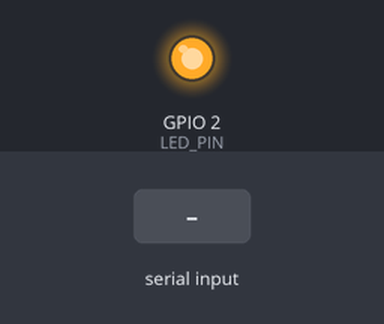
Recording of a sketch running on a simulated ESP32. Parts: output pins drawn as LEDs (lit = HIGH). Inputs (shaded band) come from the test bench. What the sketch prints to the serial monitor is not drawn.

Above: at 0.1 s.
At 1.7 s:
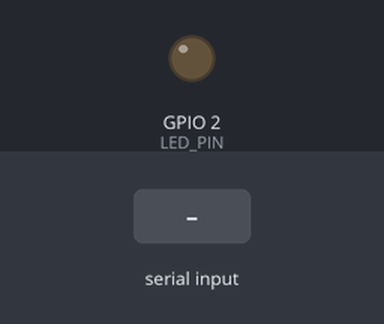
1.8 s: "1\n" received over Serial
3.3 s: "gear\n" received over Serial
4.8 s: "bolt\n" received over Serial
Timing chart, 0 to 7.8 s (numbered marks = the images above; inputs shaded):
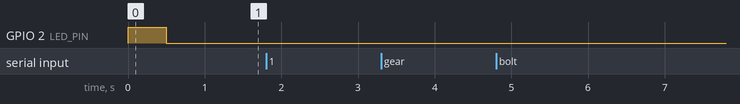

Measured:
- after the input at 1.8 s, every drawn part: stays the same
- after the input at 3.3 s, every drawn part: stays the same
- after the input at 4.8 s, every drawn part: stays the same

The sketch:

esp32_arduino.ino
```cpp
/*
 * ESP32端 - 向PC发送检测指令并接收结果
 *
 * 接线说明:
 * - ESP32通过Micro USB连接到电脑
 * - 如果需要控制舵机: 舵机信号线接 GPIO 5
 */

#include <ArduinoJson.h>

// 舵机控制引脚 (如有需要)
#define SERVO_PIN 5
#define LED_PIN 2  // ESP32内置LED

String receivedData = "";
bool detectionComplete = false;

void setup() {
  Serial.begin(115200);
  pinMode(LED_PIN, OUTPUT);

  Serial.println("ESP32 就绪");
  Serial.println("发送指令:");
  Serial.println("  '1' - 请求检测");
  Serial.println("  '2' - 检查连接");

  digitalWrite(LED_PIN, HIGH);
  delay(500);
  digitalWrite(LED_PIN, LOW);
}

void loop() {
  // 检查PC返回的检测结果
  if (Serial.available()) {
    receivedData = Serial.readStringUntil('\n');
    receivedData.trim();

    if (receivedData.length() > 0) {
      Serial.println("收到PC响应: " + receivedData);
      parseDetectionResult(receivedData);
      detectionComplete = true;
    }
  }

  // 如果有按键输入，发送检测指令
  if (Serial.available()) {
    String cmd = Serial.readStringUntil('\n');
    cmd.trim();

    if (cmd == "1") {
      Serial.println("发送: DETECT");
      Serial.println("DETECT");
      digitalWrite(LED_PIN, HIGH);
    }
    else if (cmd == "2") {
      Serial.println("发送: CHECK");
      Serial.println("CHECK");
    }
  }

  delay(50);
}

void parseDetectionResult(String json) {
  StaticJsonDocument<512> doc;
  DeserializationError error = deserializeJson(doc, json);

  if (error) {
    Serial.print("JSON解析失败: ");
    Serial.println(error.c_str());
    return;
  }

  const char* status = doc["status"];
  int count = doc.containsKey("count") ? doc["count"] : 0;

  Serial.println("=== 检测结果 ===");
  Serial.print("状态: ");
  Serial.println(status);
  Serial.print("检测到物体数: ");
  Serial.println(count);

  if (count > 0) {
    JsonArray objects = doc["objects"];
    for (JsonObject obj : objects) {
      const char* className = obj["class"];
      float confidence = obj["confidence"];

      Serial.print("  物体: ");
      Serial.print(className);
      Serial.print("  置信度: ");
      Serial.println(confidence);

      // 根据检测结果控制机器人
      if (strcmp(className, "gear") == 0) {
        Serial.println("  -> 检测到齿轮!");
        // 例如: 转动舵机到某个角度
        // myservo.write(90);
      }
      else if (strcmp(className, "bolt") == 0) {
        Serial.println("  -> 检测到螺栓!");
        // 例如: 转动舵机到另一个角度
        // myservo.write(180);
      }
    }
  }

  digitalWrite(LED_PIN, LOW);
}
```
